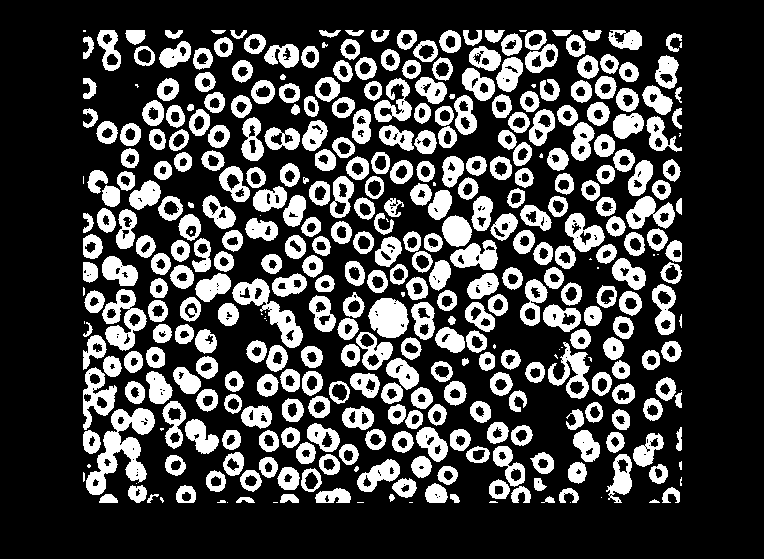
#> input picture week7/cells_binary_inv.png, 764 x 559 px
$ python 4.py
#> lines starting #> are read from the running program, lines starting #| are printed output that depends on the picture; after the words box and inside, x2 and y2 are one past the last pixel; in counts of white or black regions, pixels touching at a corner belong together
import matplotlib.pyplot as plt
from skimage import io, morphology, measure, color
from skimage.color import rgb2gray
import numpy as np


img = io.imread('cells_binary_inv.png')
#> img: shape (559, 764); 26.6% white; 395 white regions (49 under 20 px), largest, box (x1, y1, x2, y2) and area: (86, 408, 155, 495) 2460, (232, 278, 303, 348) 1487, (102, 289, 147, 351) 1333
if img.ndim == 3:
    img = rgb2gray(img)
img = (img > 0.5).astype(np.uint8)

selem = morphology.disk(1)

opened = morphology.opening(img, selem)
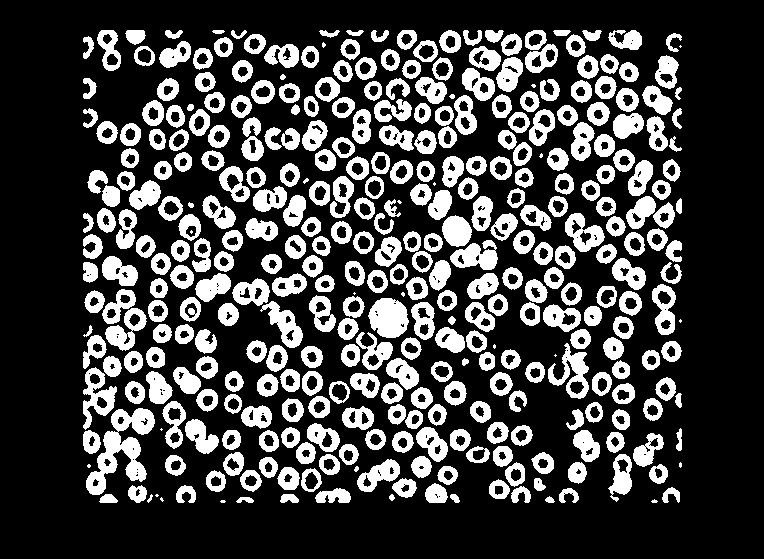
#> opened: shape (559, 764); values 0 (black) and 1 (white), 26.3% white; 369 white regions (19 under 20 px), largest, box (x1, y1, x2, y2) and area: (86, 408, 155, 495) 2436, (368, 298, 409, 338) 1230, (548, 343, 589, 399) 954
closed = morphology.closing(img, selem)
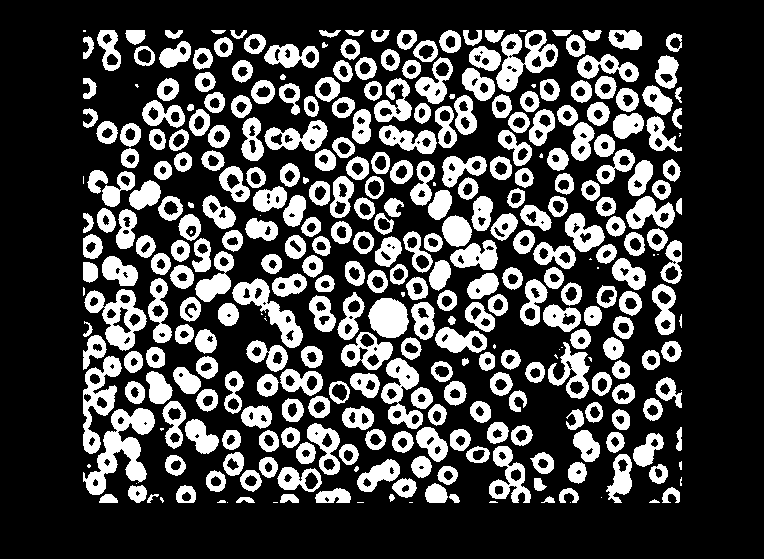
#> closed: shape (559, 764); values 0 (black) and 1 (white), 27.1% white; 343 white regions (37 under 20 px), largest, box (x1, y1, x2, y2) and area: (83, 408, 155, 495) 2529, (496, 30, 558, 92) 1680, (84, 289, 147, 351) 1676


zoom1 = (250, 350, 350, 450)
zoom2 = (175, 275, 350, 450)

# [60 lines left out: functions show_images_double_zoom, components, not called in this run]

#components()

def three():
    img = io.imread('saved_image.png', as_gray=True)
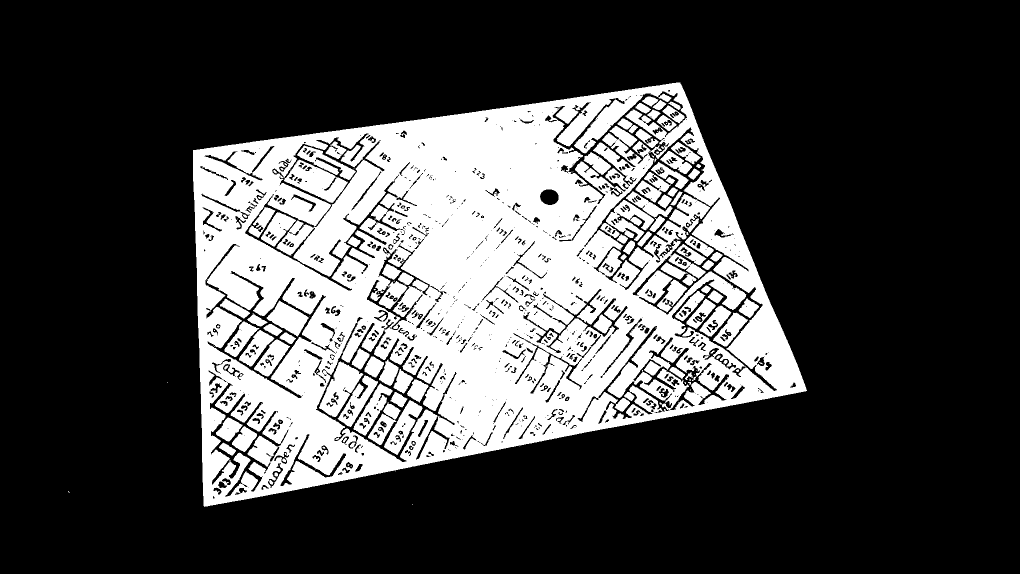
#> input picture week7/saved_image.png, 2040 x 1148 px (shown at 1/2 size)
#> img: shape (1148, 2040) float64; values 0 (black) and 1 (white), 27.2% white; 204 white regions (107 under 20 px), largest, box (x1, y1, x2, y2) and area: (386, 165, 1614, 1014) 551380, (568, 319, 696, 406) 5225, (638, 723, 727, 834) 4520

    selem = morphology.disk(6)
    cleaned_img = morphology.closing(img, selem)
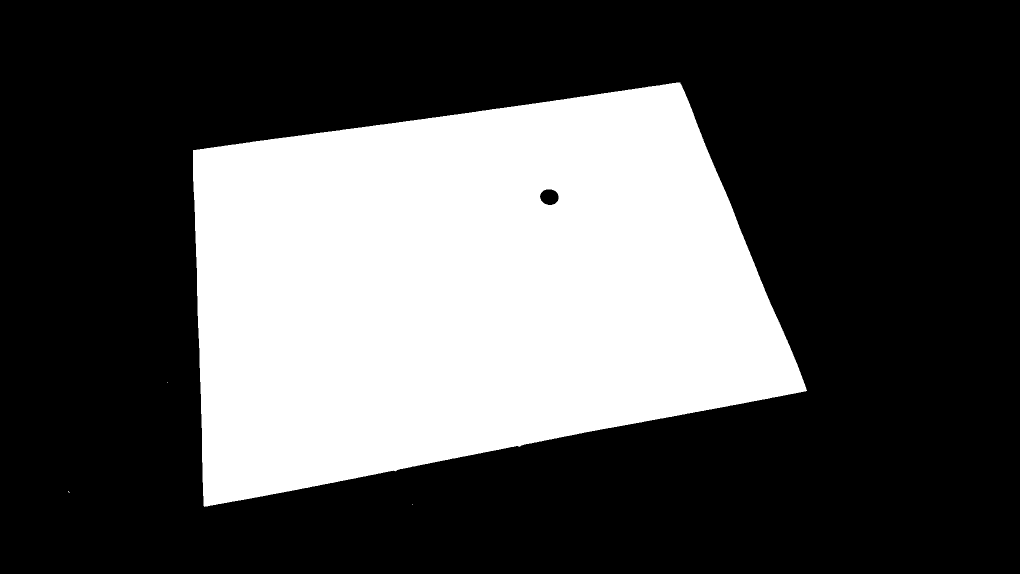
#> cleaned_img: shape (1148, 2040) float64 (shown at 1/2 size); values 0 (black) and 1 (white), 32% white; 4 white regions (3 under 20 px), largest, box (x1, y1, x2, y2) and area: (386, 165, 1614, 1014) 749136

    plt.figure(figsize=(10, 6))
    plt.subplot(1, 2, 1)
    plt.imshow(img, cmap='gray')
    plt.title('Original Binary Image')
    plt.axis('off')

    plt.subplot(1, 2, 2)
    plt.imshow(cleaned_img, cmap='gray')
    plt.title('Cleaned Binary Image (Closing)')
    plt.axis('off')

    plt.show()

three()
